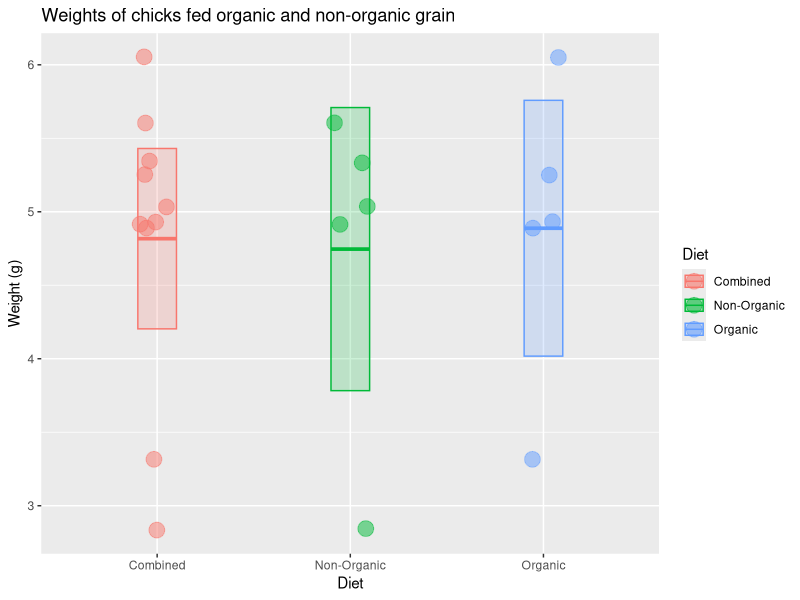

Reproduce this figure in R. (Note: this script raises an error after producing the figure.)
## ---- chunk 1
x<-c(6.05, 4.89, 3.32, 4.93, 5.25, 5.04, 4.91, 2.84, 5.60, 5.34)
x
## ---- chunk 2
length(x)
mean(x)
median(x)
sd(x)
## ---- chunk 3
n <- length(x) # sample size
n
sem <- sd(x) / sqrt(n)
## ---- chunk 4
c(mean(x) + 1.96 * sem, mean(x) - 1.96 * sem)
## ---- chunk 5

library(tidyverse)

# check to make sure you did the part above correctly
# if not, generate some fake x data
if (!exists("x") | !is.numeric(x) | !length(x) == 10) x <- rep(1, 10)

# put the chick data into a data frame
chick_data <-
  tibble::tibble(
    diet = rep(c("Combined", "Combined", "Organic", "Non-Organic"), each = 5),
    weight = c(x, x)
  )

# summarize the chick weights by diet
chick_summary <-
  chick_data %>% 
  group_by(diet) %>% 
  summarize(
    mean = mean(weight),
    median = median(weight),
    sd = sd(weight),
    n = n(),
    sem = sd / sqrt(n),
    upper = mean + 1.96 * sem,   # upper confidence limit
    lower = mean - 1.96 * sem,   # lower confidence limit
    .groups = "drop"
  )

# plot chick weights
ggplot(chick_data, aes(x = diet, y = weight, color = diet, fill = diet)) +
  geom_jitter(size = 5, shape = 21, alpha = 0.5, width = 0.1) +
  geom_crossbar(
    mapping = aes(ymin = lower, ymax = upper, y = mean), 
    data = chick_summary,
    width = 0.2, alpha = 0.2
  ) +
  labs(
    title = "Weights of chicks fed organic and non-organic grain",
    x = "Diet",
    color = "Diet",
    fill = "Diet",
    y = "Weight (g)"
  )
sessioninfo::session_info()
